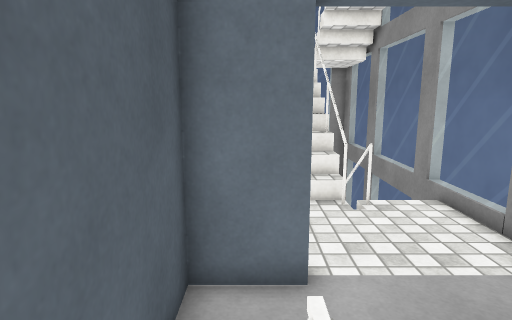
View 1 (above)

12 first-person views from a walk through a 3-D level made in the Unity game engine. The camera is 1.5 m above the floor, tilts 10° down and sees 75° across. The floor is counted in squares, 0.45 m on a side. Each view is taken from the middle of a square. On the plan, view 1 faces up. The plan holds only what a view shows up to about 20 squares ahead; the rest is blank. The player character is not drawn. Surface patterns are stand-ins for the level's own textures.

View 2
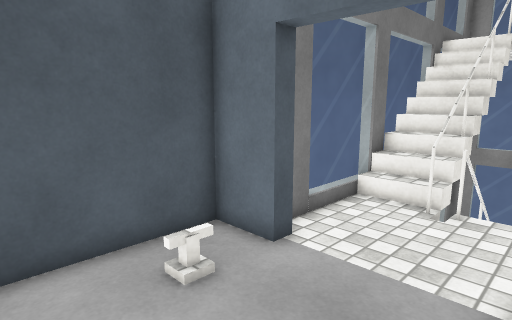

View 3
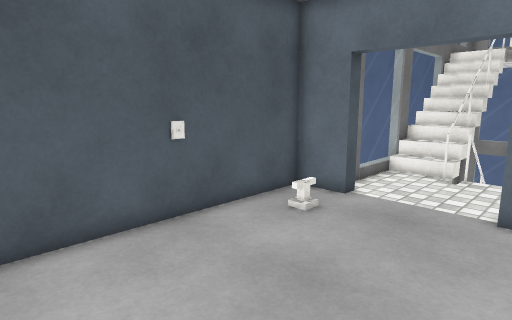

View 4
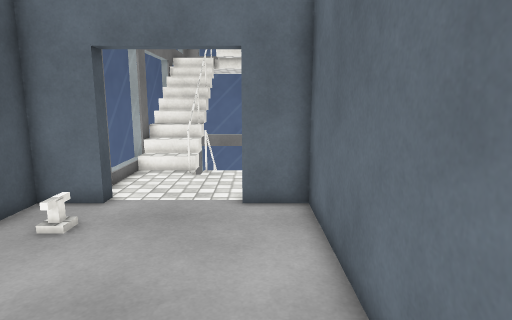

View 5
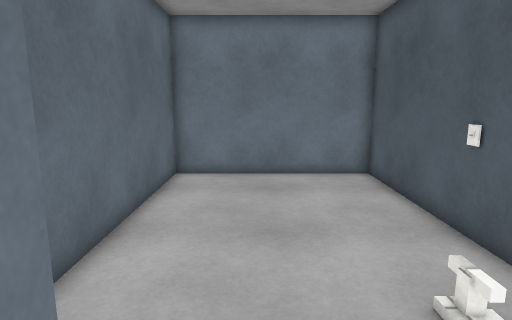

View 6
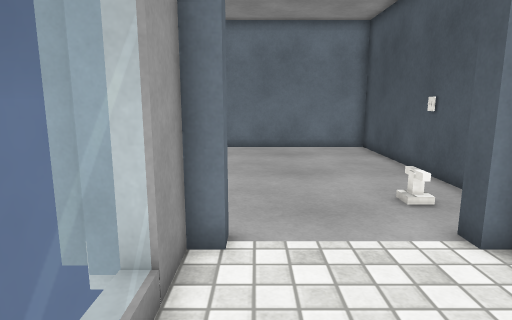

View 7
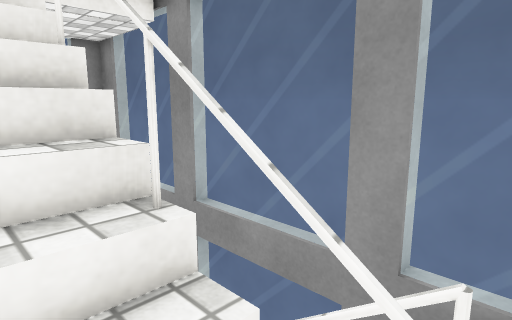

View 8
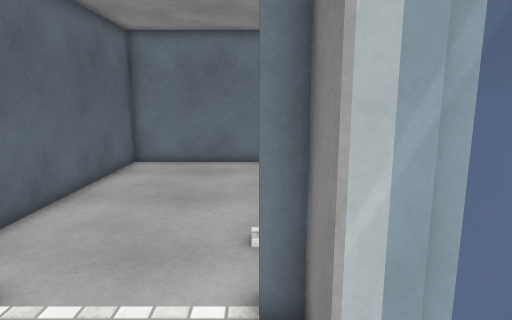

View 9
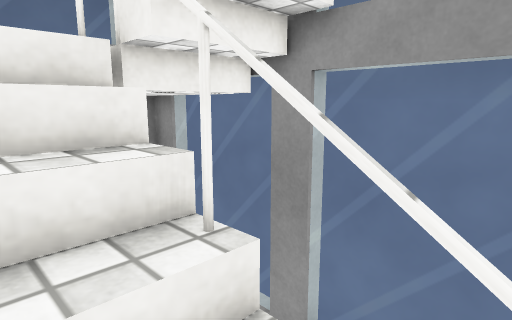

View 10
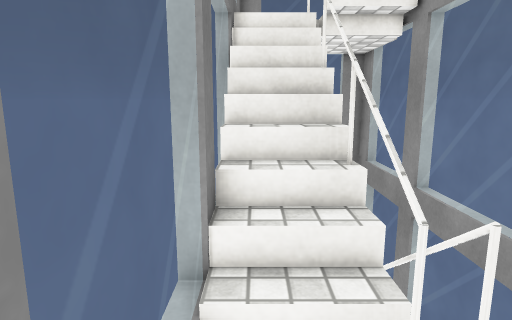

View 11
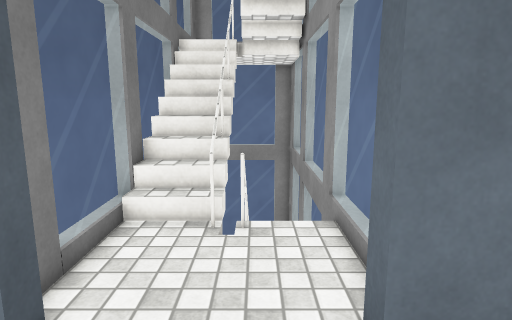

View 12
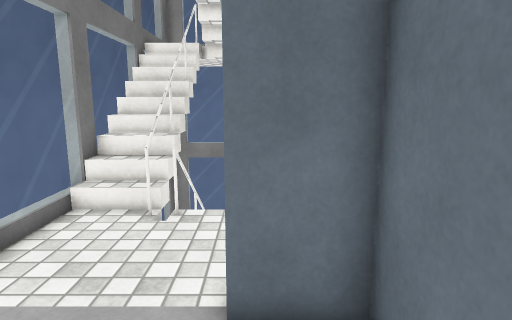

### Floor plan
Key: @ floor where view 1 was taken; # wall or solid block; . floor; / step, stairs or slope; = window, fence, low wall or low ledge; O other object.
Columns run from 2 left of view 1 to 8 right of it. Each row starts with its distance up from view 1.
 24   =#=
 23   #
 22   =
 21   =
 20   =  O
 19   =//#  =
 18   #//#  ##
 17   =//#  ==
 16   #//#= ##
 15   =//#= =#
 14   =//#O =#
 13   =//#= =#
 12   #//#=/=#
 11   =//##/==
 10   =..OO.==
  9   =.....==
  8   =.....=#
  7   #.....##
  6  ##.....###
  5 ##........#
  4  #........#
  3  #........#
  2  #........#
  1  #........#
  0  #@.......#
 -1  #........#
 -2  #........#
 -3  #........#
 -4  #........#
 -5  #........#
 -6  #........#
 -7  ##########

Where each view was taken, in squares from view 1:
view 1: 0 up, 0 right, facing up
view 2: 0 up, 6 right, facing up-left
view 3: 5 down, 7 right, facing up-left
view 4: 5 down, 6 right, facing up
view 5: 8 up, 4 right, facing down
view 6: 12 up, 5 right, facing down
view 7: 10 up, 1 right, facing up-right
view 8: 11 up, 1 right, facing down
view 9: 14 up, 1 right, facing up-right
view 10: 7 up, 1 right, facing up
view 11: 2 up, 4 right, facing up
view 12: 1 up, 6 right, facing up
